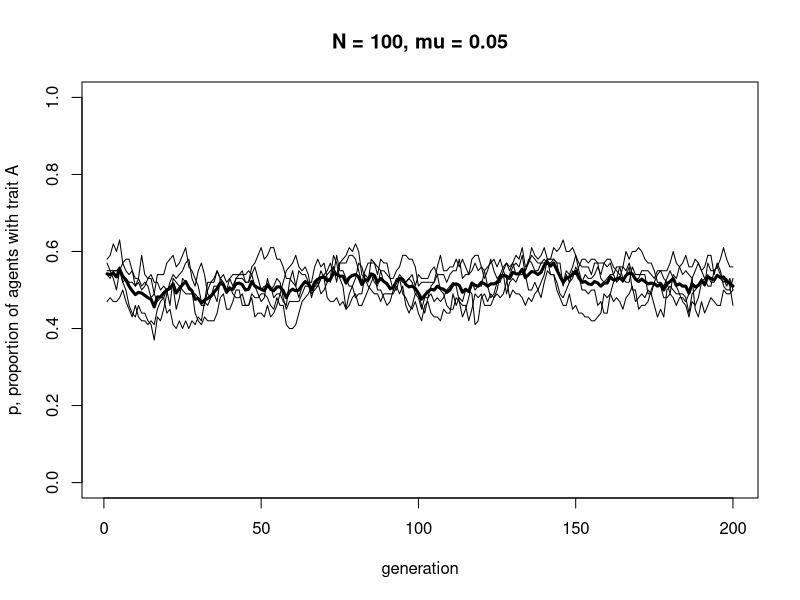
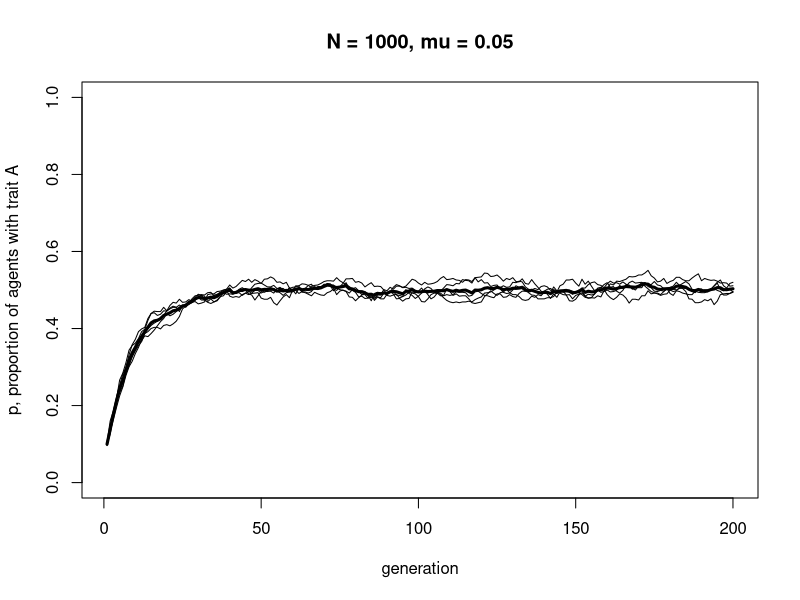
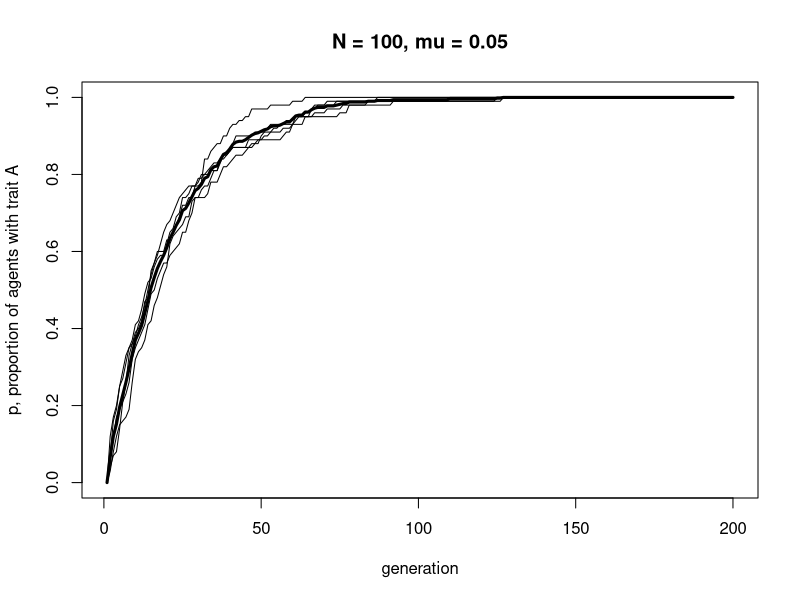
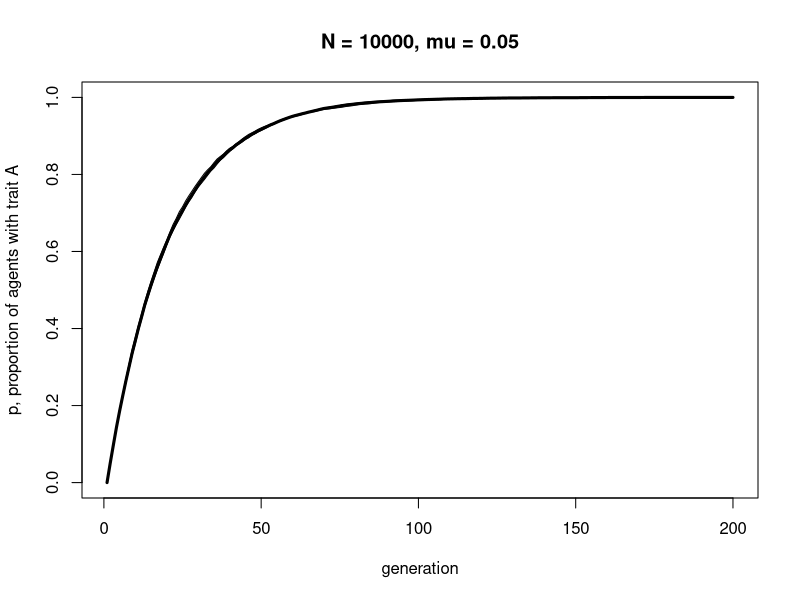
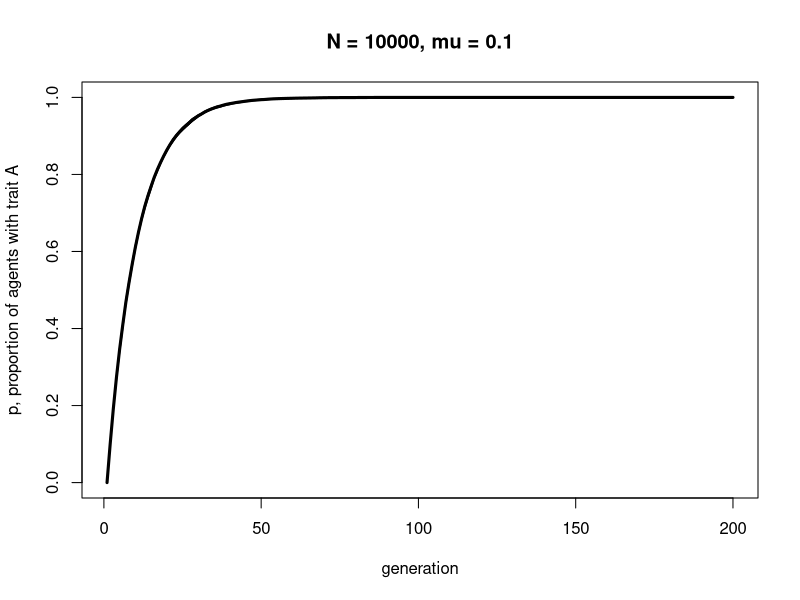
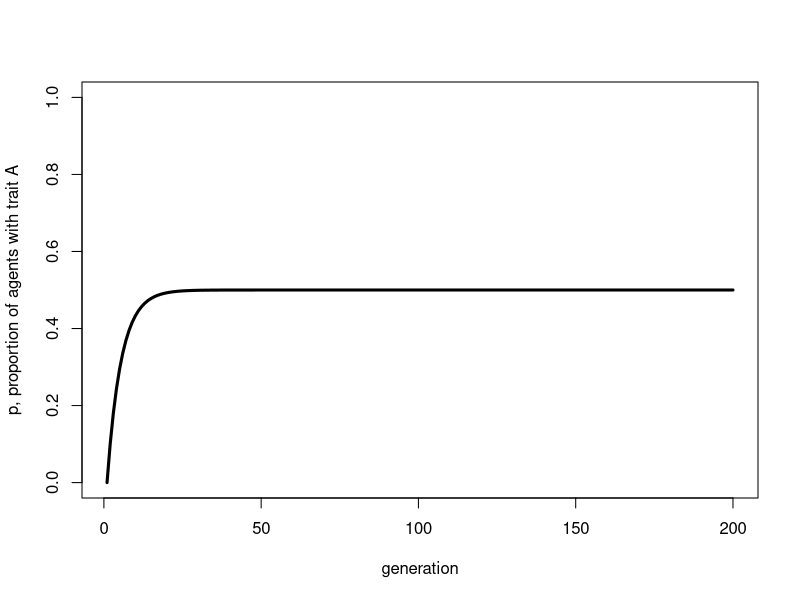
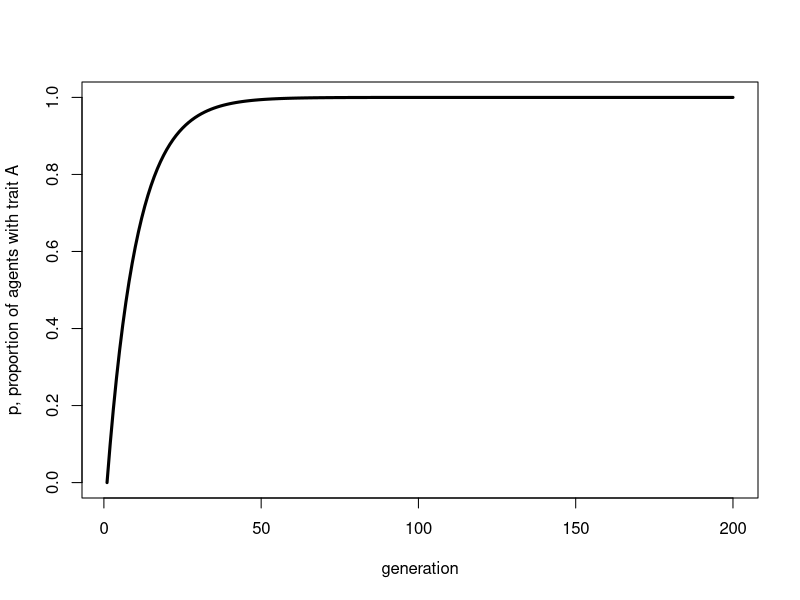

These charts were generated, in order, by the following R code:
## ---- chunk 1

UnbiasedMutation <- function (N, mu, p_0, t_max, r_max) {
  
  # create a matrix with t_max rows and r_max columns, fill with NAs, convert to dataframe
  output <- as.data.frame(matrix(NA, t_max, r_max))  
  
  # purely cosmetic: rename the columns with run1, run2 etc.
  names(output) <- paste("run", 1:r_max, sep="")  
  
  for (r in 1:r_max) {
    
    # create first generation
    agent <- data.frame(trait = sample(c("A","B"), N, replace = TRUE, 
                        prob = c(p_0,1-p_0)))  
    
    # add first generation's p to first row of column r
    output[1,r] <- sum(agent$trait == "A") / N  
  
    for (t in 2:t_max) {
  
      # copy agent to previous_agent dataframe
      previous_agent <- agent  
      
      # get N random numbers each between 0 and 1
      mutate <- runif(N)  
      
      # if agent was A, with probability mu, flip to B
      agent$trait[previous_agent$trait == "A" & mutate < mu] <- "B"  
      
      # if agent was B, with probability mu, flip to A
      agent$trait[previous_agent$trait == "B" & mutate < mu] <- "A"  
      
      # get p and put it into output slot for this generation t and run r
      output[t,r] <- sum(agent$trait == "A") / N  
  
    }
    
  }
  
  # first plot a thick line for the mean p
  plot(rowMeans(output), 
       type = 'l', 
       ylab = "p, proportion of agents with trait A", 
       xlab = "generation", 
       ylim = c(0,1), 
       lwd = 3, 
       main = paste("N = ", N, ", mu = ", mu, sep = ""))
 
  for (r in 1:r_max) {  
    
    # add lines for each run, up to r_max
    lines(output[,r], type = 'l')  
    
  }
  
  output  # export data from function
}

## ---- chunk 2

data_model2a <- UnbiasedMutation(N = 100, mu = 0.05, p_0 = 0.5, t_max = 200, r_max = 5)

## ---- chunk 3

data_model2a <- UnbiasedMutation(N = 1000, mu = 0.05, p_0 = 0.1, t_max = 200, r_max = 5)

## ---- chunk 4

BiasedMutation <- function (N, mu_b, p_0, t_max, r_max) {
  
  # create a matrix with t_max rows and r_max columns, fill with NAs, convert to dataframe
  output <- as.data.frame(matrix(NA, t_max, r_max))  
  
  # purely cosmetic: rename the columns with run1, run2 etc.
  names(output) <- paste("run", 1:r_max, sep="")  
  
  for (r in 1:r_max) {
    
    # create first generation
    agent <- data.frame(trait = sample(c("A","B"), N, replace = TRUE, 
                        prob = c(p_0,1-p_0)))  
    
    # add first generation's p to first row of column r
    output[1,r] <- sum(agent$trait == "A") / N  
  
    for (t in 2:t_max) {
  
      # copy agent to previous_agent dataframe
      previous_agent <- agent  
      
      # get N random numbers each between 0 and 1
      mutate <- runif(N)  
      
      # if agent was B, with prob mu_b, flip to A
      agent$trait[previous_agent$trait == "B" & mutate < mu_b] <- "A"  
      
      # get p and put it into output slot for this generation t and run r
      output[t,r] <- sum(agent$trait == "A") / N  
  
    }
    
  }
  
  # first plot a thick line for the mean p
  plot(rowMeans(output), 
       type = 'l', 
       ylab = "p, proportion of agents with trait A", 
       xlab = "generation", 
       ylim = c(0,1), 
       lwd = 3, 
       main = paste("N = ", N, ", mu = ", mu_b, sep = ""))
 
  for (r in 1:r_max) {  
    
    # add lines for each run, up to r_max
    lines(output[,r], type = 'l')  
    
  }
  
  output  # export data from function
}

## ---- chunk 5

data_model2b <- BiasedMutation(N = 100, mu_b = 0.05, p_0 = 0, t_max = 200, r_max = 5)

## ---- chunk 6

data_model2b <- BiasedMutation(N = 10000, mu_b = 0.05, p_0 = 0, t_max = 200, r_max = 5)

## ---- chunk 7

data_model2b <- BiasedMutation(N = 10000, mu_b = 0.1, p_0 = 0, t_max = 200, r_max = 5)

## ---- chunk 8

p_0 <- 0
t_max <- 200
mu <- 0.1

p <- rep(NA, t_max)
p[1] <- p_0

for (i in 2:t_max) {
  p[i] <- p[i-1]*(1 - mu) + (1-p[i-1])*mu
}

plot(p, 
     type = 'l', 
     ylab = "p, proportion of agents with trait A", 
     xlab = "generation", 
     ylim = c(0,1), 
     lwd = 3)

## ---- chunk 9

p_0 <- 0
t_max <- 200
mu_b <- 0.1

p <- rep(NA, t_max)
p[1] <- p_0

for (i in 2:t_max) {
  p[i] <- p[i-1] + (1 - p[i-1])*mu_b
}

plot(p, 
     type = 'l', 
     ylab = "p, proportion of agents with trait A", 
     xlab = "generation", 
     ylim = c(0,1), 
     lwd = 3)

